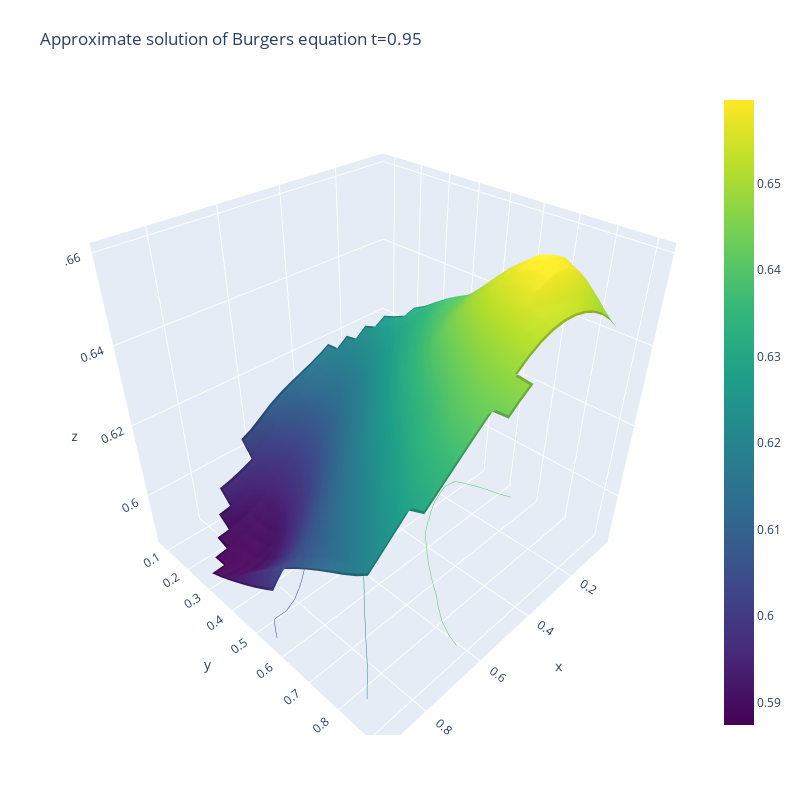

Here is the notebook cell this chart was saved with:
### Code cell
fig = go.Figure(data=[go.Surface(z=zi, x=xi, y=yi)])
fig.update_layout(title='Approximate solution of Burgers equation t=0.95', autosize=False,
                  width=800, height=800,
                  margin=dict(l=65, r=50, b=65, t=90))

fig.update_traces(contours_z=dict(show=True, usecolormap=True,
                                  highlightcolor="limegreen", project_z=True), colorscale="viridis")

fig.show()

### Figure 1 — Plotly figure (JSON) as saved in the notebook; plotly's stock layout.template omitted (floating-point values rounded to 4 significant figures; data arrays with more than 128 entries replaced by an {"elided": "..."} marker saying what was removed)
{"data": [{"colorscale": [[0, "#440154"], [0.1111, "#482878"], [0.2222, "#3e4989"], [0.3333, "#31688e"], [0.4444, "#26828e"], [0.5556, "#1f9e89"], [0.6667, "#35b779"], [0.7778, "#6ece58"], [0.8889, "#b5de2b"], [1, "#fde725"]], "contours": {"z": {"highlightcolor": "limegreen", "project": {"z": true}, "show": true, "usecolormap": true}}, "type": "surface", "x": {"elided": "25x25 float values"}, "y": {"elided": "25x25 float values"}, "z": {"elided": "25x25 float values"}}], "layout": {"autosize": false, "height": 800, "margin": {"b": 65, "l": 65, "r": 50, "t": 90}, "title": {"text": "Approximate solution of Burgers equation t=0.95"}, "width": 800}}
